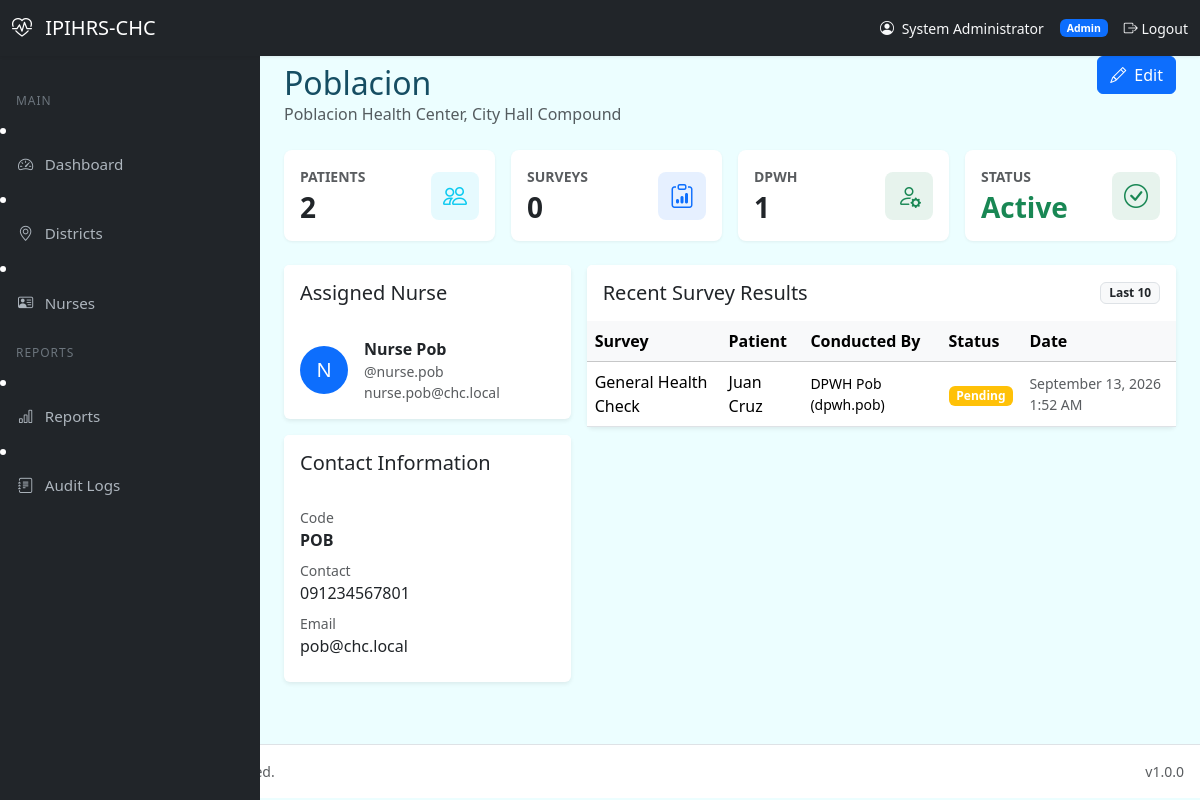
Page /admin/district_view.php?id=1 (signed in) on the committed database.
### tables this page shows
CREATE TABLE IF NOT EXISTS districts (
    district_id INT UNSIGNED AUTO_INCREMENT PRIMARY KEY,
    district_name VARCHAR(120) NOT NULL,
    district_code VARCHAR(30) NOT NULL UNIQUE,
    address TEXT NULL,
    contact_number VARCHAR(50) NULL,
    email VARCHAR(120) NULL,
    status ENUM('active','inactive') NOT NULL DEFAULT 'active',
    created_by INT UNSIGNED NULL,
    created_at DATETIME NOT NULL DEFAULT CURRENT_TIMESTAMP,
    updated_at DATETIME NOT NULL DEFAULT CURRENT_TIMESTAMP ON UPDATE CURRENT_TIMESTAMP,

    INDEX idx_districts_status (status),
    INDEX idx_districts_code (district_code)
);

CREATE TABLE IF NOT EXISTS users (
    user_id INT UNSIGNED AUTO_INCREMENT PRIMARY KEY,
    username VARCHAR(60) NOT NULL UNIQUE,
    password_hash VARCHAR(255) NOT NULL,
    email VARCHAR(180) NULL,
    full_name VARCHAR(150) NOT NULL,
    contact_number VARCHAR(50) NULL,
    role ENUM('admin','nurse','dpwh') NOT NULL,
    district_id INT UNSIGNED NULL,
    status ENUM('active','inactive') NOT NULL DEFAULT 'active',
    force_password_change TINYINT(1) NOT NULL DEFAULT 0,
    last_login DATETIME NULL,
    created_by INT UNSIGNED NULL,
    created_at DATETIME NOT NULL DEFAULT CURRENT_TIMESTAMP,
    updated_at DATETIME NOT NULL DEFAULT CURRENT_TIMESTAMP ON UPDATE CURRENT_TIMESTAMP,

    INDEX idx_users_role (role),
    INDEX idx_users_district (district_id),
    INDEX idx_users_status (status),

    CONSTRAINT fk_users_district
        FOREIGN KEY (district_id) REFERENCES districts(district_id)
        ON DELETE SET NULL
        ON UPDATE CASCADE
);

CREATE TABLE IF NOT EXISTS survey_results (
    result_id INT UNSIGNED AUTO_INCREMENT PRIMARY KEY,
    survey_id INT UNSIGNED NOT NULL,
    patient_id INT UNSIGNED NOT NULL,
    district_id INT UNSIGNED NOT NULL,
    conducted_by INT UNSIGNED NOT NULL,
    answers JSON NOT NULL,
    remarks TEXT NULL,
    status ENUM('pending','reviewed','flagged') NOT NULL DEFAULT 'pending',
    reviewed_by INT UNSIGNED NULL,
    reviewed_at DATETIME NULL,
    created_at DATETIME NOT NULL DEFAULT CURRENT_TIMESTAMP,
    updated_at DATETIME NOT NULL DEFAULT CURRENT_TIMESTAMP ON UPDATE CURRENT_TIMESTAMP,

    INDEX idx_survey_results_district (district_id),
    INDEX idx_survey_results_patient (patient_id),
    INDEX idx_survey_results_survey (survey_id),
    INDEX idx_survey_results_status (status),
    INDEX idx_survey_results_conducted_by (conducted_by),
    INDEX idx_survey_results_created (created_at),

    CONSTRAINT fk_survey_results_survey
        FOREIGN KEY (survey_id) REFERENCES surveys(survey_id)
        ON DELETE RESTRICT
        ON UPDATE CASCADE,

    CONSTRAINT fk_survey_results_patient
        FOREIGN KEY (patient_id) REFERENCES patients(patient_id)
        ON DELETE RESTRICT
        ON UPDATE CASCADE,

    CONSTRAINT fk_survey_results_district
        FOREIGN KEY (district_id) REFERENCES districts(district_id)
        ON DELETE RESTRICT
        ON UPDATE CASCADE,

    CONSTRAINT fk_survey_results_conducted_by
        FOREIGN KEY (conducted_by) REFERENCES users(user_id)
        ON DELETE RESTRICT
        ON UPDATE CASCADE,

    CONSTRAINT fk_survey_results_reviewed_by
        FOREIGN KEY (reviewed_by) REFERENCES users(user_id)
        ON DELETE SET NULL
        ON UPDATE CASCADE
);

CREATE TABLE IF NOT EXISTS surveys (
    survey_id INT UNSIGNED AUTO_INCREMENT PRIMARY KEY,
    survey_name VARCHAR(150) NOT NULL,
    description TEXT NULL,
    survey_type VARCHAR(80) NULL,
    district_id INT UNSIGNED NULL,
    created_by INT UNSIGNED NOT NULL,
    is_active TINYINT(1) NOT NULL DEFAULT 1,
    created_at DATETIME NOT NULL DEFAULT CURRENT_TIMESTAMP,
    updated_at DATETIME NOT NULL DEFAULT CURRENT_TIMESTAMP ON UPDATE CURRENT_TIMESTAMP,

    INDEX idx_surveys_district (district_id),
    INDEX idx_surveys_active (is_active),

    CONSTRAINT fk_surveys_district
        FOREIGN KEY (district_id) REFERENCES districts(district_id)
        ON DELETE SET NULL
        ON UPDATE CASCADE,

    CONSTRAINT fk_surveys_created_by
        FOREIGN KEY (created_by) REFERENCES users(user_id)
        ON DELETE RESTRICT
        ON UPDATE CASCADE
);

### includes/helpers.php (called while the page is built, shortened)
<?php
if (!function_exists('url')) {
    function url(string $path = ''): string {
        return rtrim(APP_URL, '/\\') . '/' . ltrim($path, '/\\');
    }
}
if (!function_exists('e')) {
    function e(?string $value): string {
        return htmlspecialchars((string)($value ?? ''), ENT_QUOTES | ENT_HTML5, 'UTF-8');
    }
}
if (!function_exists('format_datetime')) {
    function format_datetime(?string $datetime, string $format = 'F j, Y g:i A'): string {
        $timestamp = strtotime($datetime);
        return $timestamp ? date($format, $timestamp) : 'N/A';
    }
}

### admin/district_view.php (the view, shortened to what this page needs)
<?php
require_once __DIR__ . '/../includes/helpers.php';
require_once __DIR__ . '/../includes/header.php';
$pdo = Database::getConnection();
$districtId = isset($_GET['id']) ? (int)$_GET['id'] : 0;
$stmt = $pdo->prepare("SELECT * FROM districts WHERE district_id = :id LIMIT 1");
$stmt->execute([':id' => $districtId]);
$district = $stmt->fetch();
$stmtNurse = $pdo->prepare("
    SELECT user_id, username, full_name, email, contact_number, last_login
    FROM users
    WHERE district_id = :district_id AND role = 'nurse' AND status = 'active'
    LIMIT 1
");
$stmtNurse->execute([':district_id' => $districtId]);
$nurse = $stmtNurse->fetch();
$patientCount = (int)$pdo->prepare("SELECT COUNT(*) FROM patients WHERE district_id = :district_id AND status = 'active'")
    ->execute([':district_id' => $districtId]) ? (int)$pdo->query("SELECT COUNT(*) FROM patients WHERE district_id = {$districtId} AND status = 'active'")->fetchColumn() : 0;
$surveyCount = (int)$pdo->query("SELECT COUNT(*) FROM surveys WHERE district_id = {$districtId} AND is_active = TRUE")->fetchColumn();
$dpwhCount = (int)$pdo->query("SELECT COUNT(*) FROM users WHERE district_id = {$districtId} AND role = 'dpwh' AND status = 'active'")->fetchColumn();
$stmtResults = $pdo->prepare("
    SELECT sr.result_id, sr.status, sr.created_at,
           s.survey_name,
           CONCAT(p.first_name, ' ', p.last_name) AS patient_name,
           CONCAT(u.full_name, ' (', u.username, ')') AS conducted_by
    FROM survey_results sr
    JOIN surveys s ON s.survey_id = sr.survey_id
    JOIN patients p ON p.patient_id = sr.patient_id
    JOIN users u ON u.user_id = sr.conducted_by
    WHERE sr.district_id = :district_id
    ORDER BY sr.created_at DESC
    LIMIT 10
");
$stmtResults->execute([':district_id' => $districtId]);
$results = $stmtResults->fetchAll();
require_once __DIR__ . '/../includes/sidebar.php';
?>
<div class="main-content">
    <div class="d-flex flex-column flex-md-row justify-content-between align-items-md-center mb-4 gap-2">
        <div>
            <nav aria-label="breadcrumb" class="mb-2">
                <ol class="breadcrumb">
                    <li class="breadcrumb-item"><a href="<?= e(url('admin/dashboard.php')) ?>">Dashboard</a></li>
                    <li class="breadcrumb-item"><a href="<?= e(url('admin/districts.php')) ?>">Districts</a></li>
                    <li class="breadcrumb-item active" aria-current="page"><?= e($district['district_name']) ?></li>
                </ol>
            </nav>
            <h2 class="mb-0"><?= e($district['district_name']) ?></h2>
            <p class="text-muted mb-0"><?= e($district['address'] ?? '') ?></p>
        </div>
        <div class="d-flex gap-2">
            <a href="<?= e(url('admin/district_form.php?id=' . $district['district_id'])) ?>" class="btn btn-primary">
                <i class="bi bi-pencil me-1"></i> Edit
            </a>
        </div>
    </div>
    <div class="row g-3 mb-4">
        <div class="col-md-3 col-sm-6">
            <div class="card card-stat h-100">
                <div class="card-body">
                    <div class="d-flex justify-content-between align-items-center">
                        <div>
                            <p class="text-muted mb-1 small text-uppercase fw-semibold">Patients</p>
                            <h3 class="mb-0 fw-bold"><?= e((string)$patientCount) ?></h3>
                        </div>
                        <div class="icon bg-info bg-opacity-10 text-info"><i class="bi bi-people"></i></div>
                    </div>
                </div>
            </div>
        </div>
        <div class="col-md-3 col-sm-6">
            <div class="card card-stat h-100">
                <div class="card-body">
                    <div class="d-flex justify-content-between align-items-center">
                        <div>
                            <p class="text-muted mb-1 small text-uppercase fw-semibold">Surveys</p>
                            <h3 class="mb-0 fw-bold"><?= e((string)$surveyCount) ?></h3>
                        </div>
                        <div class="icon bg-primary bg-opacity-10 text-primary"><i class="bi bi-clipboard-data"></i></div>
                    </div>
                </div>
            </div>
        </div>
        <div class="col-md-3 col-sm-6">
            <div class="card card-stat h-100">
                <div class="card-body">
                    <div class="d-flex justify-content-between align-items-center">
                        <div>
                            <p class="text-muted mb-1 small text-uppercase fw-semibold">DPWH</p>
                            <h3 class="mb-0 fw-bold"><?= e((string)$dpwhCount) ?></h3>
                        </div>
                        <div class="icon bg-success bg-opacity-10 text-success"><i class="bi bi-person-gear"></i></div>
                    </div>
                </div>
            </div>
        </div>
        <div class="col-md-3 col-sm-6">
            <div class="card card-stat h-100">
                <div class="card-body">
                    <div class="d-flex justify-content-between align-items-center">
                        <div>
                            <p class="text-muted mb-1 small text-uppercase fw-semibold">Status</p>
                            <h3 class="mb-0 fw-bold text-<?= $district['status'] === 'active' ? 'success' : 'secondary' ?>">
                                <?= e(ucfirst($district['status'])) ?>
                            </h3>
                        </div>
                        <div class="icon bg-<?= $district['status'] === 'active' ? 'success' : 'secondary' ?> bg-opacity-10 text-<?= $district['status'] === 'active' ? 'success' : 'secondary' ?>">
                            <i class="bi bi-<?= $district['status'] === 'active' ? 'check-circle' : 'x-circle' ?>"></i>
                        </div>
                    </div>
                </div>
            </div>
        </div>
    </div>
    <div class="row g-3">
        <div class="col-lg-4">
            <div class="card border-0 shadow-sm mb-3">
                <div class="card-header bg-white border-0 py-3">
                    <h5 class="mb-0">Assigned Nurse</h5>
                </div>
                <div class="card-body">
                    <?php if ($nurse): ?>
                        <div class="d-flex align-items-center gap-3">
                            <div class="avatar bg-primary text-white rounded-circle d-flex align-items-center justify-content-center" style="width:48px;height:48px;font-size:1.25rem;">
                                <?= e(strtoupper(mb_substr($nurse['full_name'], 0, 1))) ?>
                            </div>
                            <div>
                                <div class="fw-semibold"><?= e($nurse['full_name']) ?></div>
                                <div class="small text-muted">@<?= e($nurse['username']) ?></div>
                                <div class="small text-muted"><?= e($nurse['email'] ?? '') ?></div>
                            </div>
                        </div>
                    <?php endif; ?>
                </div>
            </div>
            <div class="card border-0 shadow-sm">
                <div class="card-header bg-white border-0 py-3">
                    <h5 class="mb-0">Contact Information</h5>
                </div>
                <div class="card-body">
                    <div class="mb-2">
                        <div class="small text-muted">Code</div>
                        <div class="fw-semibold"><?= e($district['district_code']) ?></div>
                    </div>
                    <div class="mb-2">
                        <div class="small text-muted">Contact</div>
                        <div><?= e($district['contact_number'] ?? 'N/A') ?></div>
                    </div>
                    <div class="mb-2">
                        <div class="small text-muted">Email</div>
                        <div><?= e($district['email'] ?? 'N/A') ?></div>
                    </div>
                </div>
            </div>
        </div>
        <div class="col-lg-8">
            <div class="card border-0 shadow-sm">
                <div class="card-header bg-white border-0 py-3 d-flex justify-content-between align-items-center">
                    <h5 class="mb-0">Recent Survey Results</h5>
                    <span class="badge bg-light text-dark border">Last 10</span>
                </div>
                <div class="card-body p-0">
                    <div class="table-responsive">
                        <table class="table table-hover align-middle mb-0">
                            <thead class="table-light">
                                <tr>
                                    <th>Survey</th>
                                    <th>Patient</th>
                                    <th>Conducted By</th>
                                    <th>Status</th>
                                    <th>Date</th>
                                </tr>
                            </thead>
                            <tbody>
                                <?php if (!$results): ?>
                                    <tr><td colspan="5" class="text-center text-muted py-4">No survey results yet.</td></tr>
                                <?php else: ?>
                                    <?php foreach ($results as $r): ?>
                                        <tr>
                                            <td><?= e($r['survey_name']) ?></td>
                                            <td><?= e($r['patient_name']) ?></td>
                                            <td class="small"><?= e($r['conducted_by']) ?></td>
                                            <td>
                                                <span class="badge bg-<?= $r['status'] === 'pending' ? 'warning' : ($r['status'] === 'reviewed' ? 'success' : 'danger') ?>">
                                                    <?= e(ucfirst($r['status'])) ?>
                                                </span>
                                            </td>
                                            <td class="small text-muted"><?= e(format_datetime($r['created_at'])) ?></td>
                                        </tr>
                                    <?php endforeach; ?>
                                <?php endif; ?>
                            </tbody>
                        </table>
                    </div>
                </div>
            </div>
        </div>
    </div>
</div>
<?php require_once __DIR__ . '/../includes/footer.php'; ?>

### assets/css/app.css (style rules this page uses)
:root { --primary: #0284c7; --primary-dark: #026aa7; --color-primary: #0891b2; --color-primary-dark: #0e7490; --color-secondary: #22d3ee; --color-accent: #059669; --color-background: #ecfeff; --color-foreground: #164e63; --color-card: #ffffff; --color-card-foreground: #164e63; --color-muted: #e8f1f6; --color-muted-foreground: #475569; --color-border: #a5f3fc; --color-ring: #0891b2; --color-danger: #dc2626; --color-danger-foreground: #ffffff; --shadow-soft: 0 10px 40px rgba(8, 145, 178, 0.08); --shadow-card: 0 1px 2px rgba(15, 23, 42, 0.04), 0 6px 24px rgba(8, 145, 178, 0.06); --radius: 1.25rem; }
* { box-sizing: border-box; }
body { font-family: 'Figtree', system-ui, -apple-system, Segoe UI, Roboto, Helvetica, Arial, sans-serif; background: var(--color-background); color: var(--color-foreground); min-height: 100vh; margin: 0; }
.main-content { margin-left: 260px; padding: 1.5rem; min-height: calc(100vh - 56px); }
.card-stat { border: none; border-radius: 0.5rem; box-shadow: 0 1px 3px rgba(0, 0, 0, 0.06); transition: transform 0.15s ease, box-shadow 0.15s ease; }
.card-stat .icon { width: 3rem; height: 3rem; border-radius: 0.5rem; display: flex; align-items: center; justify-content: center; font-size: 1.5rem; }

### rows in the picture
districts: district_name "Poblacion", address "Poblacion Health Center, City Hall Compound", status "Active", district_code "POB", contact_number "091234567801", email "pob@chc.local"
users: full_name "N", full_name "Nurse Pob", username "nurse.pob", email "nurse.pob@chc.local"
survey_results: survey.survey_name "General Health Check", patient_name "Juan Cruz", conducted_by "DPWH Pob (dpwh.pob)", status "Pending", created_at "September 13, 2026 1:52 AM"

### other values in the picture
APP_SHORT_NAME "IPIHRS-CHC"
$currentUser['full_name'] "System Administrator"
$currentUser['role'] "Admin"
$label "Dashboard Districts Nurses Reports Audit Logs"
$patientCount "2"
$surveyCount "0"
$dpwhCount "1"
APP_VERSION "1.0.0"
